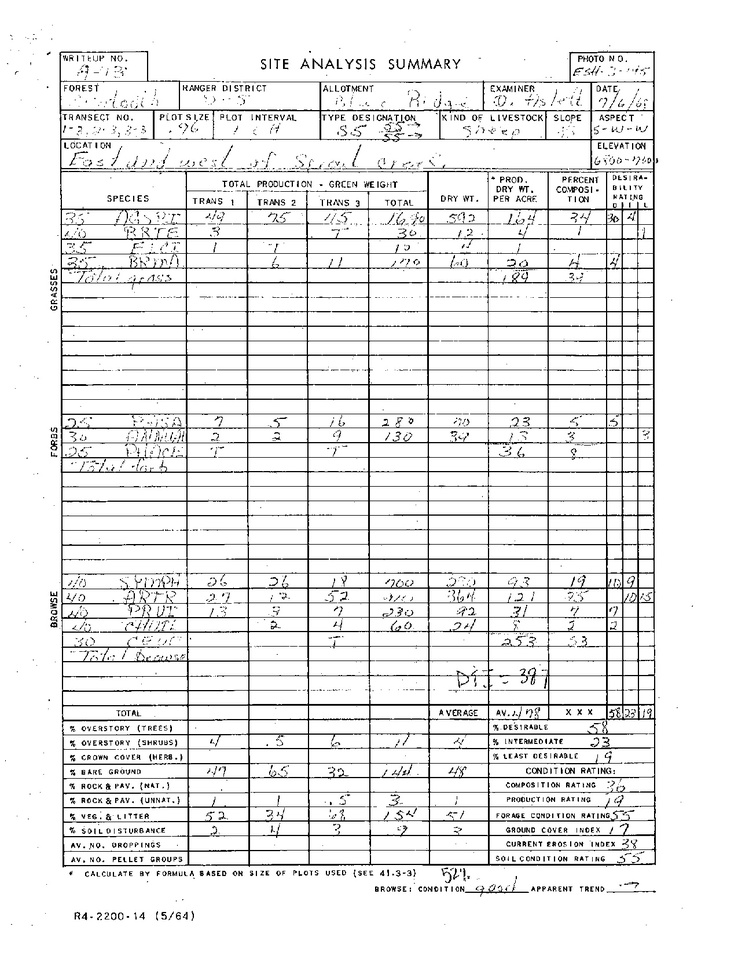
#> input picture imageCleanUp/images/binaryThresh.jpg, 738 x 956 px, shrunk from 1275 x 1650 before the run, found by its file name
$ python deleteHorizontal.py
#> lines starting #> are read from the running program, lines starting #| are printed output that depends on the picture; after the words box and inside, x2 and y2 are one past the last pixel; in counts of white or black regions, pixels touching at a corner belong together
#########################
# @author: Floriana Ciaglia
# @date: May 15, 2020
#########################
import cv2
from matplotlib import pyplot as plt

#reading the image
image = cv2.imread('binaryThresh.jpg')
#> image is the input picture: shape (956, 738, 3); min 0, max 255, mean 233.8
#changing it to gray scale
gray = cv2.cvtColor(image,cv2.COLOR_BGR2GRAY)
thresh = cv2.threshold(gray, 0, 255, cv2.THRESH_BINARY_INV + cv2.THRESH_OTSU)[1]
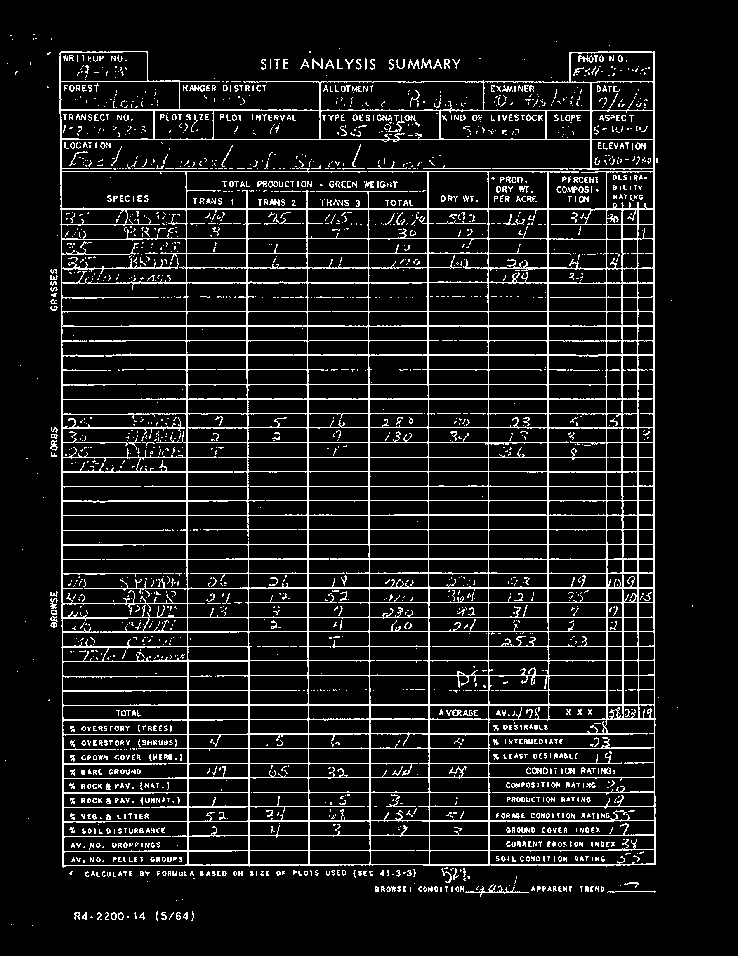
#> thresh: shape (956, 738); 10.2% white in thin lines or dots, all inside (x1, y1, x2, y2) = (5, 34, 693, 926)

# Remove horizontal
horizontal_kernel = cv2.getStructuringElement(cv2.MORPH_RECT, (25, 1))
detected_lines = cv2.morphologyEx(thresh, cv2.MORPH_OPEN, horizontal_kernel, iterations=2)
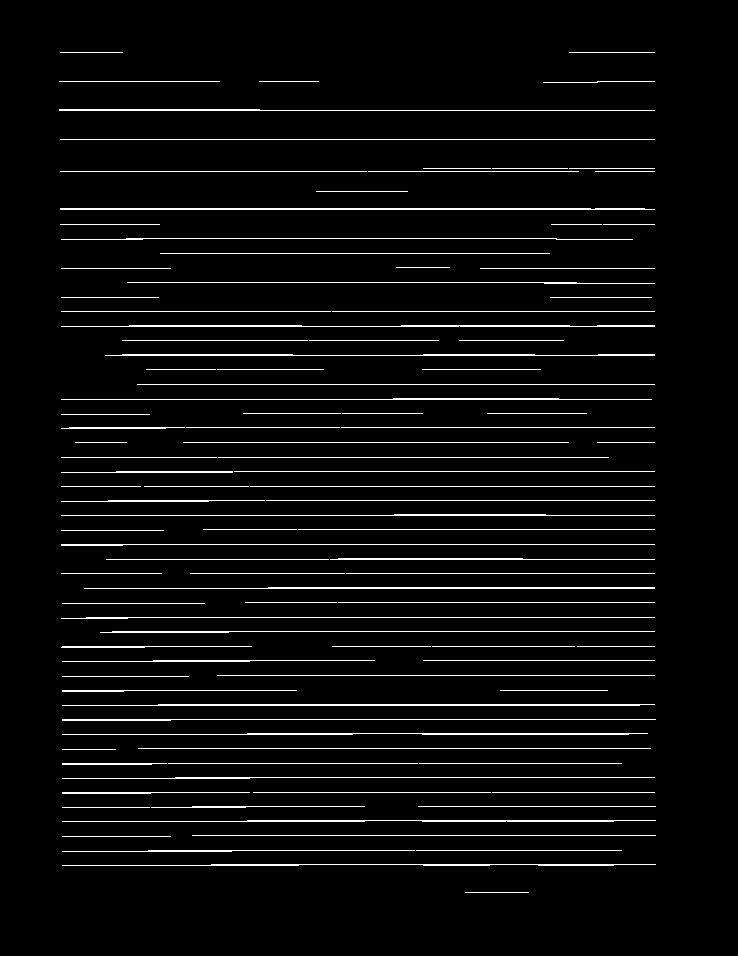
#> detected_lines: shape (956, 738); 4.5% white in thin lines or dots, all inside (x1, y1, x2, y2) = (59, 52, 656, 893)
cnts = cv2.findContours(detected_lines, cv2.RETR_EXTERNAL, cv2.CHAIN_APPROX_SIMPLE)
#> cnts = 105 contours, 77 with area under 20; largest, box (x1, y1, x2, y2) and area: (60, 208, 655, 210) 580, (62, 704, 655, 706) 482, (61, 325, 655, 327) 398, (84, 587, 655, 589) 386, (105, 354, 655, 356) 340
cnts = cnts[0] if len(cnts) == 2 else cnts[1]
for c in cnts:
    cv2.drawContours(image, [c], -1, (255,255,255), 2)
#> this loop made 105 passes
#> c on passes 1, 3, 5, 6, 8, 9, 11, 12, 15, 16, 18, 19: [[465, 892], [528, 892]], [[416, 850], [621, 850]], [[62, 836], [170, 836]], [[192, 835], [655, 835]], [[62, 807], [149, 807]], [[418, 806], [655, 806]], [[492, 792], [654, 792]], [[253, 792], [490, 792]], [[419, 763], [621, 763]], [[168, 763], [417, 763]], [[62, 749], [115, 749]], [[138, 748], [650, 748]]
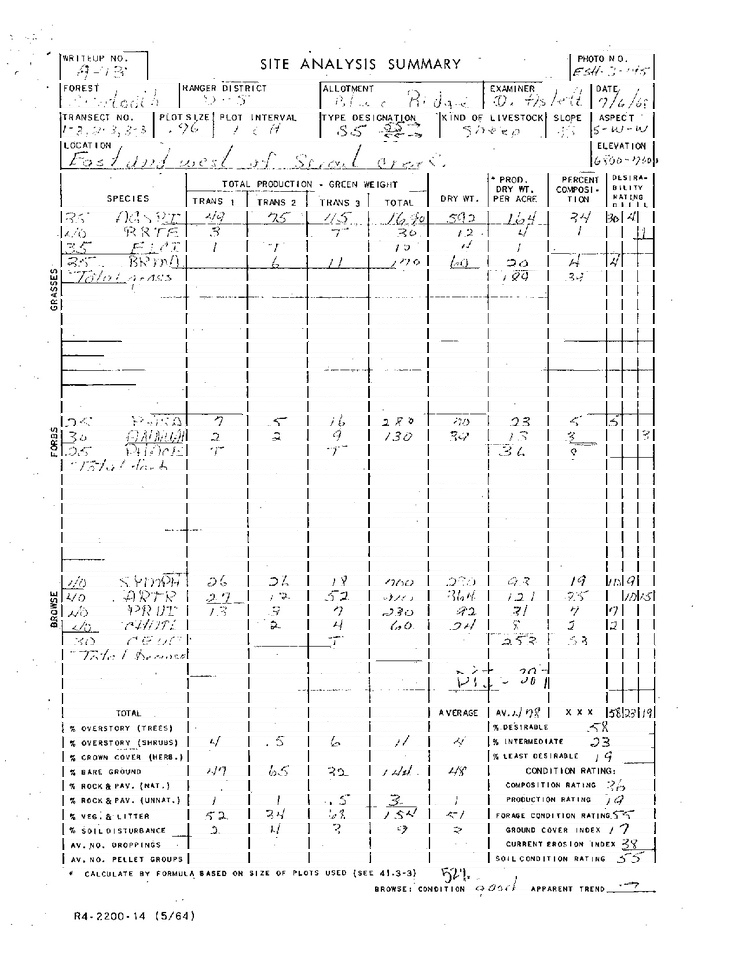
#> image: shape (956, 738, 3); 9.44% of pixels changed, all inside (x1, y1, x2, y2) = (58, 51, 656, 894)

# Repair image
repair_kernel = cv2.getStructuringElement(cv2.MORPH_RECT, (1,1))
#> repair_kernel = [1]
result = 255 - cv2.morphologyEx(255 - image, cv2.MORPH_CLOSE, repair_kernel, iterations=1)

#show image
cv2.imshow('result', result)

#save image
cv2.imwrite('deleteHorizontalLines.jpg', result)
cv2.waitKey()
